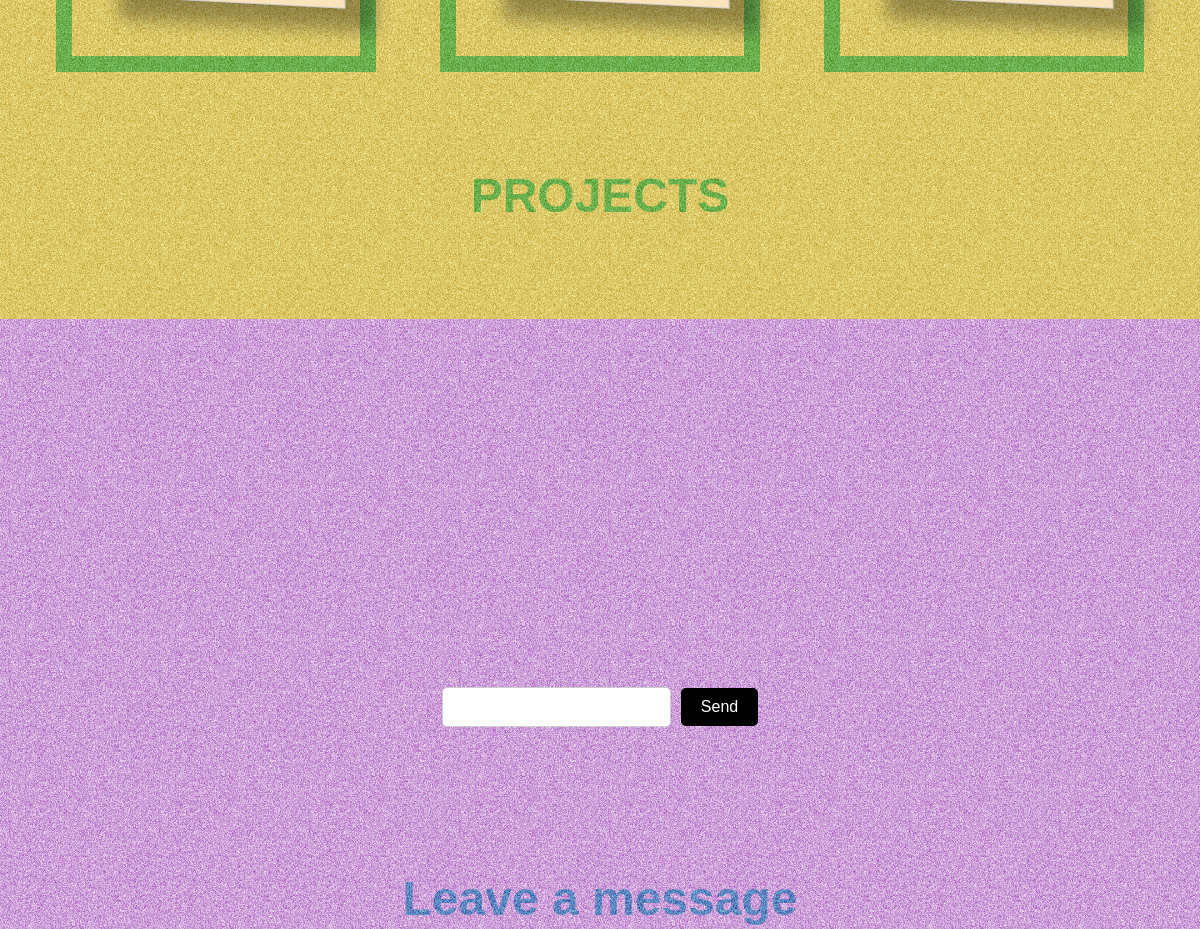
/ (middle part), run on an earlier commit of the app's database.
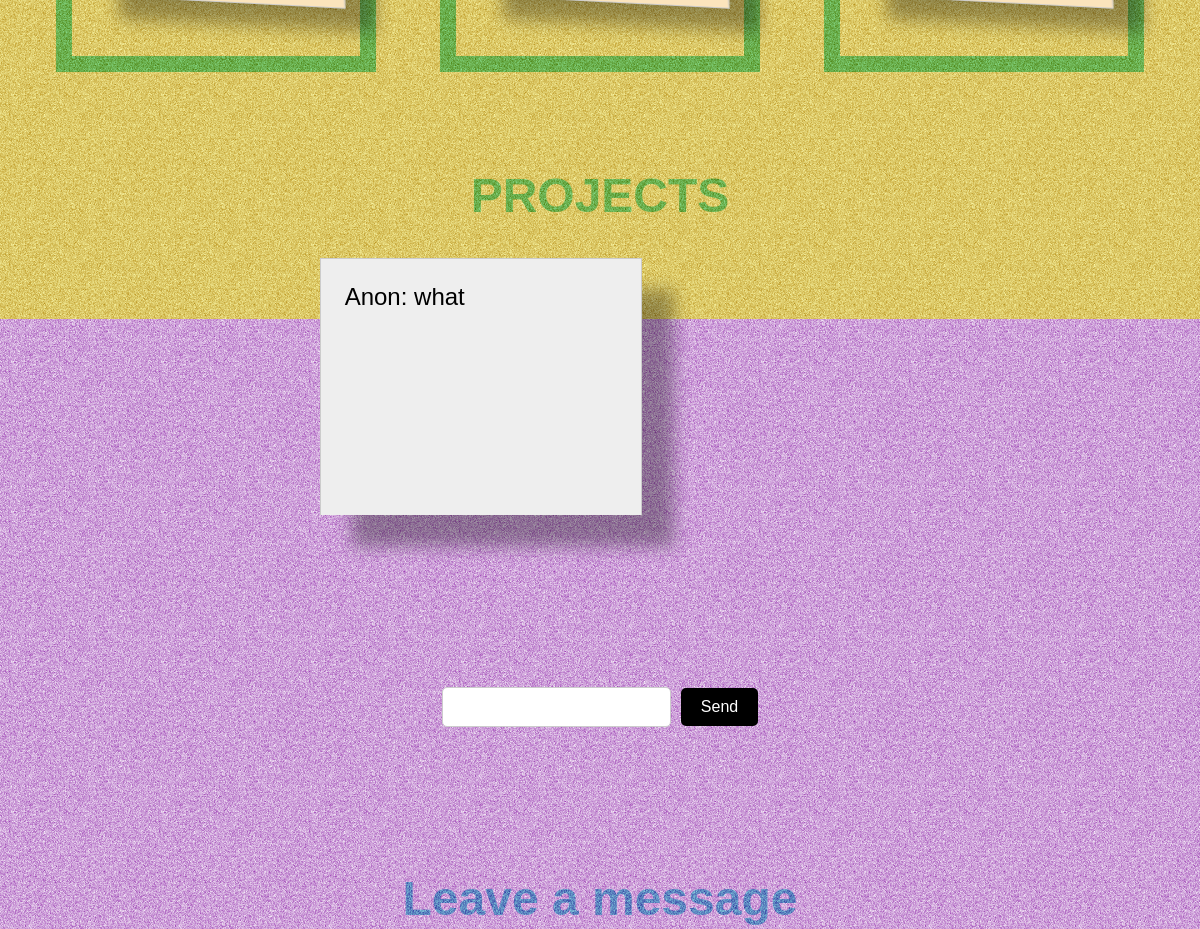
And on a later commit of the database.
### habla/models.py (models this page shows, shortened)
class Message(models.Model):
    content = models.TextField()
    created_at = models.DateTimeField(default=timezone.now)

### habla/views.py (the view)
# urls.py: 2. Add a URL to urlpatterns:  path('', views.home, name='home')
def home(request):
    messages = Message.objects.all()
    return render(request, 'index.html', {'messages': messages})

### habla/templates/index.html (shortened to what this page needs)
{% extends "base/base.html" %}
{% block template %}
    <div class="wrapper">
        <div class="main-content">
            <div class="projects-wrapper">
                <div id="h1-projects-container">
                    <div id="projects">
                        <div class="a-project-container">
                        </div>
                        <div class="a-project-container">
                        </div>
                        <div class="a-project-container">
                        </div>
                    </div>
                    <h1 class="proj-name">PROJECTS</h1>
                </div>
            </div>
            <div class="form-messages-container">
                <div class="chat">
                    <div class="message-container-wrapper">
                        <div class="message-container">
                            {% for message in messages %}
                                <div class = "messages">
                                    <div class="comment"><span>Anon:</span> {{message.content}}</div>
                                </div>
                            {% endfor %}
                        </div>
                    </div>
                    <div class="form-container">
                        <div class="form-wrapper">
                            <form method="post" action="{% url 'send_message'%}">
                                    <div class="form-row">
                                    <input type="text" name="content">
                                    <button type="submit">Send</button>
                                </div>
                            </form>
                        </div>
                    </div>
                    <h1 class="proj-name">Leave a message</h1>
                </div>
            </div>
        </div>
    </div>
{% endblock %}

### habla/templates/base/base.html (shortened to what this page needs)
{% load static %}
<!doctype html>
<html lang="en">
  <head>
    <link rel="stylesheet", href="{% static 'css/styles.css'%}">
</head>
  <body>
    {% block template %}{% endblock %}
  </body>
</html>

### habla/templates/threejs_template.html (shortened to what this page needs)
{% load static %}

### static/css/styles.css (style rules this page uses)
body { margin: 0; }
.wrapper { margin: auto; }
.chat { display: grid; grid-auto-flow: row; justify-items: center; background-color: #c48ed2; background-repeat: repeat; background-image: url("../noise.webp"); background-size: 150px 150px; background-blend-mode: overlay; position: relative; }
.message-container-wrapper { position: absolute; overflow-x: auto; overflow-y: hidden; width: 100%; top: -16%; left: 0; height: 24em; }
.message-container { display: grid; grid-auto-flow:column; align-items: center; grid-gap: 5em; width: 100%; }
.comment { width: auto; padding: 1em; font-size: 24px; font-family:Arial, Helvetica, sans-serif; }
.messages { position: relative; width: 20em; height: 16em; background: #eee; border: 1px solid #ccc; border-bottom: none; box-shadow: 2em 2em 1em rgba(0, 0, 0, 0.319); top: 20%; word-wrap:break-word; overflow-y: scroll; }
.form-container { padding:3em 0; margin-top: 20em; }
.form-wrapper { display: grid; place-items: center; }
.form-row { display: flex; align-items: center; }
input[type="text"] { flex: 1; margin-right: 10px; padding: 10px; font-size: 16px; border: 1px solid #ccc; border-radius: 5px; }
button[type="submit"] { background-color: #000000; color: #fff; border: none; border-radius: 5px; padding: 10px 20px; font-size: 16px; cursor: pointer; }
.projects-wrapper { width: 100%; height: 100%; background-color: #d5be59; background-repeat: repeat; background-image: url("../noise.webp"); background-size: 150px 150px; background-blend-mode: overlay; }
#projects { position: relative; display: flex; gap: 4em; flex-wrap: wrap; justify-content: center; align-items: center; height: 100%; width: 100%; }
.a-project-container { position: relative; width: 20em; height: 20em; display: flex; align-items: center; justify-content: center; }
.proj-name { margin: 0; font-size: 48px; padding: 2em 0; text-align: center; font-family: sans-serif; mix-blend-mode: difference; color: #711919; }

What changed in the data, as far as the page shows it:
added Message: content "what"
